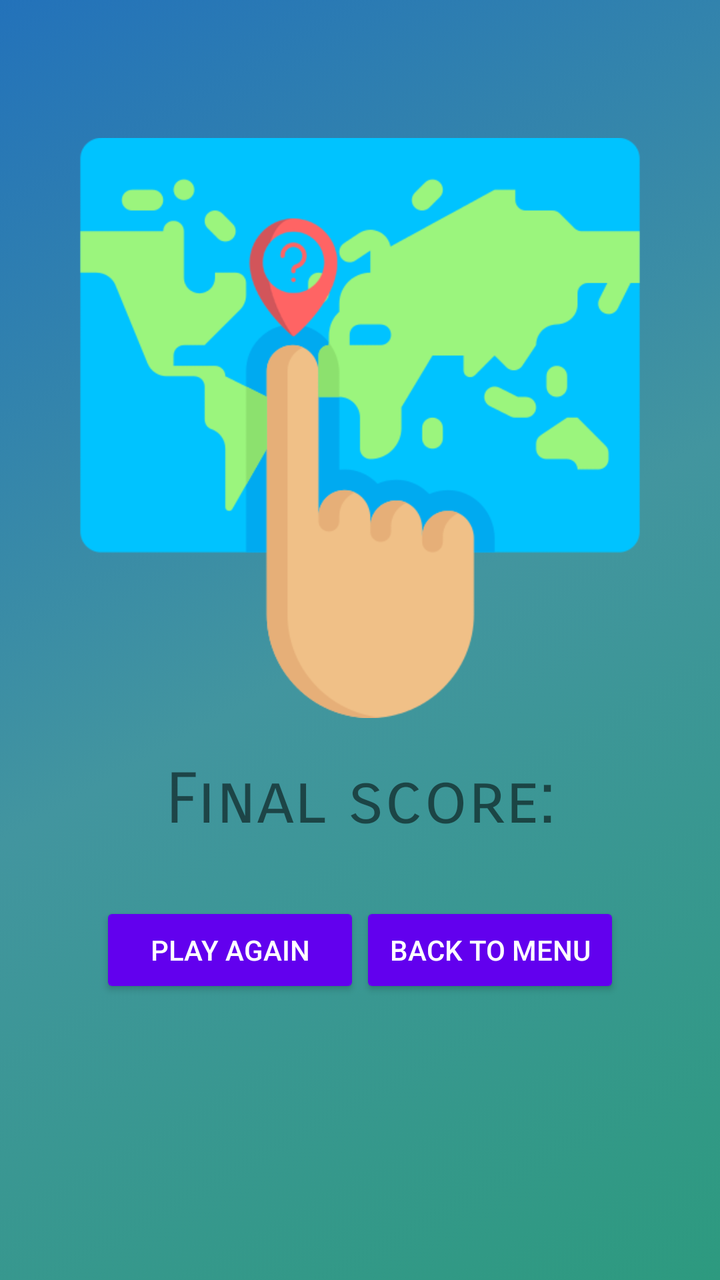
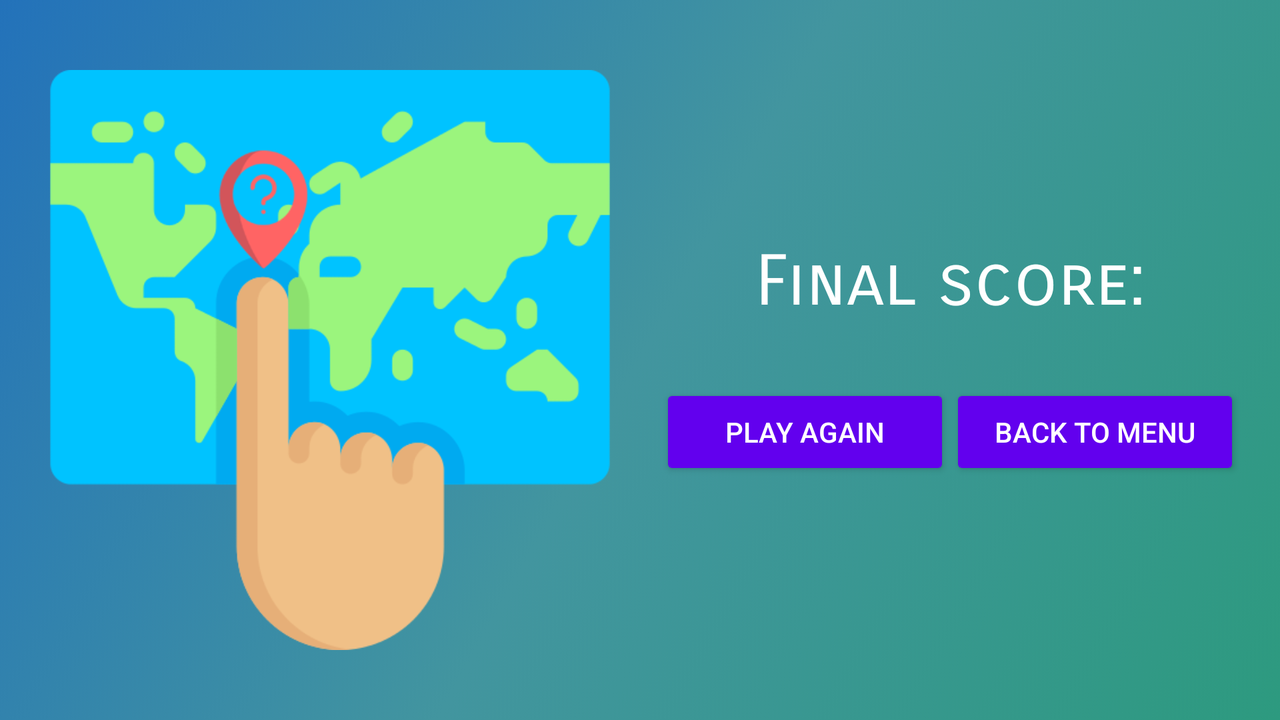

The same Android screen from two of the app's own layout files: first res/layout/ as a phone draws it, then the author's variant for another configuration, drawn on a device whose configuration selects that folder. Both files follow.
<!-- AndroidManifest.xml: application theme AppTheme -->
<!-- res/layout/activity_score_sp.xml -->
<?xml version="1.0" encoding="utf-8"?>
<LinearLayout xmlns:android="http://schemas.android.com/apk/res/android"
    xmlns:tools="http://schemas.android.com/tools"
    android:layout_width="match_parent"
    android:layout_height="match_parent"
    tools:context="com.example.trm.placeyourguess.ScoreSPActivity"
    android:orientation="vertical"
    android:background="@drawable/background"
    android:weightSum="1"
    android:gravity="center"
    android:layout_gravity="center">

    <ImageView
        android:id="@+id/iv_logo"
        android:layout_width="wrap_content"
        android:layout_height="0dp"
        android:layout_weight=".5"
        android:layout_marginBottom="20dp"
        android:src="@drawable/logo"
        android:layout_marginTop="40dp"/>

    <LinearLayout
        android:layout_width="match_parent"
        android:layout_height="0dp"
        android:layout_weight=".4"
        android:orientation="vertical"
        android:paddingLeft="50dp"
        android:paddingRight="50dp">

        <TextView
            android:layout_width="match_parent"
            android:layout_height="wrap_content"
            android:textSize="35sp"
            android:text="@string/final_score"
            android:fontFamily="sans-serif-smallcaps"
            android:layout_gravity="center"
            android:textAlignment="center"
            android:id="@+id/txt_finalScore"/>

        <Space
            android:layout_width="match_parent"
            android:layout_height="30dp" />

        <LinearLayout
            android:layout_width="match_parent"
            android:layout_height="wrap_content"
            android:orientation="horizontal"
            android:weightSum="1">

            <Button
                android:layout_width="0dp"
                android:layout_height="wrap_content"
                android:id="@+id/btn_playAgain"
                android:text="@string/play_again"
                android:layout_weight=".5"
                android:backgroundTint="@color/colorPrimary"
                android:textColor="#ffff"/>

            <Button
                android:layout_width="0dp"
                android:layout_height="wrap_content"
                android:id="@+id/btn_backToMenu"
                android:text="@string/back_to_menu"
                android:layout_weight=".5"
                android:backgroundTint="@color/colorPrimary"
                android:textColor="#ffff"/>

        </LinearLayout>

    </LinearLayout>

</LinearLayout>
<!-- resources referenced by this layout -->
<resources>
  <!-- drawable background (drawable) -->
  <?xml version="1.0" encoding="utf-8"?>
  <selector xmlns:android="http://schemas.android.com/apk/res/android">
      <item>
          <shape>
              <gradient
                  android:startColor="#ff2d9a7f"
                  android:centerColor="#ff42959f"
                  android:endColor="#ff2372ba"
                  android:angle="135"/>
          </shape>
      </item>
  </selector>
  <!-- drawable logo: png bitmap (drawable, 45164 bytes) -->
  <string name="back_to_menu">Back to menu</string>
  <string name="final_score">Final score:</string>
  <string name="play_again">Play again</string>
  <style name="AppTheme" parent="Theme.AppCompat.Light.DarkActionBar">
          
          <item name="colorPrimary">@color/colorPrimary</item>
          <item name="colorPrimaryDark">@color/colorPrimaryDark</item>
          <item name="colorAccent">@color/colorAccent</item>
          <item name="windowNoTitle">true</item>
          <item name="windowActionBar">false</item>
      </style>
</resources>
<!-- res/layout-land/activity_score_sp.xml (the author's variant of the layout above) -->
<!-- drawn on the phone turned sideways -->
<?xml version="1.0" encoding="utf-8"?>
<LinearLayout xmlns:android="http://schemas.android.com/apk/res/android"
    android:orientation="horizontal"
    android:layout_width="match_parent"
    android:layout_height="match_parent"
    android:weightSum="1"
    android:background="@drawable/background"
    android:gravity="center">

    <ImageView
        android:id="@+id/iv_logo"
        android:layout_width="0dp"
        android:layout_height="wrap_content"
        android:layout_weight=".5"
        android:layout_marginLeft="20dp"
        android:layout_marginBottom="20dp"
        android:src="@drawable/logo"
        android:layout_marginTop="20dp"/>

    <LinearLayout
        android:layout_width="0dp"
        android:layout_height="match_parent"
        android:layout_weight=".5"
        android:orientation="vertical"
        android:layout_margin="20dp"
        android:gravity="center">

        <TextView
            android:layout_width="match_parent"
            android:layout_height="wrap_content"
            android:textSize="35sp"
            android:text="@string/final_score"
            android:fontFamily="sans-serif-smallcaps"
            android:textAlignment="center"
            android:id="@+id/txt_finalScore"
            android:textColor="#fff"/>

        <Space
            android:layout_width="match_parent"
            android:layout_height="30dp" />

        <LinearLayout
            android:layout_width="match_parent"
            android:layout_height="wrap_content"
            android:orientation="horizontal"
            android:weightSum="1">

            <Button
                android:layout_width="0dp"
                android:layout_height="wrap_content"
                android:id="@+id/btn_playAgain"
                android:text="@string/play_again"
                android:layout_weight=".5"
                android:backgroundTint="@color/colorPrimary"
                android:textColor="#ffff"/>

            <Button
                android:layout_width="0dp"
                android:layout_height="wrap_content"
                android:id="@+id/btn_backToMenu"
                android:text="@string/back_to_menu"
                android:layout_weight=".5"
                android:backgroundTint="@color/colorPrimary"
                android:textColor="#ffff"/>

        </LinearLayout>

    </LinearLayout>

</LinearLayout>
